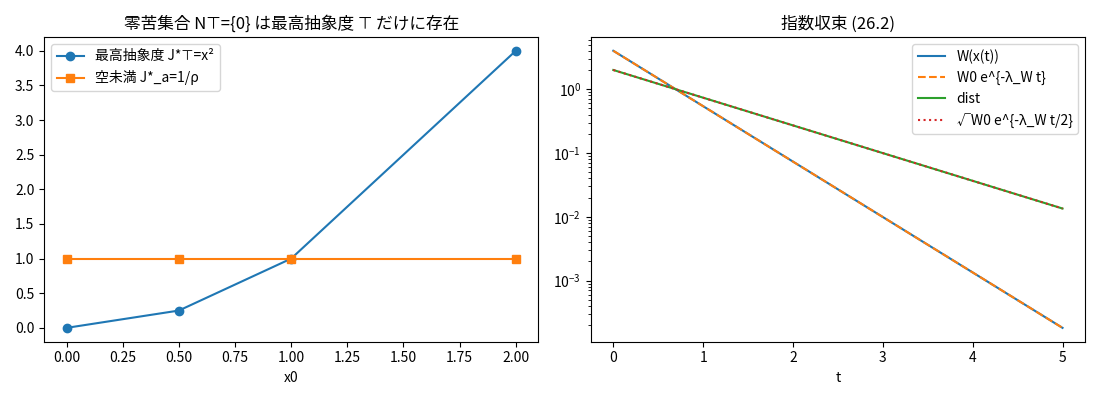

Here is the Python script that generated this plot:
"""
定理26 (涅槃寂静定理) の最小トイ例  ※数値シミュレーション。証明ではない
-----------------------------------------------------------------------------
原文: 零残余苦価値集合 𝒩⊤(T)={x∈ℬalive | J*⊤,ρ(x,T)=0}。条件26-A (Lyapunov W:
      c1 dist² ≤ W ≤ c2 dist²,  D⁺W ≤ −λW) のもとで
      W(x(t),t) ≤ W(x(T),T) e^{−λ(t−T)},  dist ≤ √(W0/c1) e^{−λ(t−T)/2} → 0。
      J*→0 (26.C)。寂静 = 零苦不変集合への所属(物理的静止ではない)。
      ※ θ>0 の劣位集合 {V≤θ} に入っても得られるのは苦の「有界化」で、滅尽ではない。
      ※ 空未満の層では 24-A により PZS は不成立(26.3)。

トイ: ẋ=−λx (λ=1), 最高抽象度の走行コスト V⊤=3x², 割引 ρ=1。
      J*(x)=∫e^{−ρt}·3x²e^{−2λt}dt = 3x²/(ρ+2λ) = x² (数値積分で確認)。𝒩⊤={0}, W=x²。
      空未満の層 a: 走行コスト一定 1 → J*_a=1/ρ>0 (どの x でも零苦不能)。

Lean 対応: Tomabechi/Examples/Theorem26_ValueZeroSet.lean (既存 Theorem24_26_Model.lean と同一パラメータ)
"""
# %% 準備
import numpy as np
import matplotlib.pyplot as plt
import logging; logging.getLogger("matplotlib.font_manager").setLevel(logging.ERROR)  # フォント警告を抑制
try:
    import japanize_matplotlib  # Colab: !pip -q install japanize-matplotlib
except Exception:
    plt.rcParams["font.family"] = ["Noto Sans CJK JP", "IPAexGothic", "sans-serif"]

lam, rho = 1.0, 1.0
t = np.linspace(0, 40, 400001); dt = t[1] - t[0]
def J(x0, cost):                                   # 割引無限地平コスト(台形則)
    f = np.exp(-rho * t) * cost(x0 * np.exp(-lam * t))
    return ((f[1:] + f[:-1]) / 2).sum() * dt
x0s = np.array([0.0, 0.5, 1.0, 2.0])
J_top = np.array([J(x, lambda x: 3 * x**2) for x in x0s])
J_sub = np.array([J(x, lambda x: np.ones_like(x)) for x in x0s])

x = 2.0 * np.exp(-lam * t); W = x**2               # W=x², c1=c2=1, λ_W=2λ
bound = W[0] * np.exp(-2 * lam * t)                # (26.B) の指数評価(等号)
dist = np.abs(x); dist_bound = np.sqrt(W[0]) * np.exp(-2 * lam * t / 2)

# 有界化との違い: 「V≤θ に入った」だけでは J*>0 のまま
theta = 0.75; x_in = np.sqrt(theta / 3)            # 劣位集合 {3x²≤θ} の境界
J_in = J(x_in, lambda x: 3 * x**2)

# %% 可視化
K = int(5 / dt)                                    # 0〜5 秒を表示
fig, ax = plt.subplots(1, 2, figsize=(11, 4))
ax[0].plot(x0s, J_top, "o-", label="最高抽象度 J*⊤=x²"); ax[0].plot(x0s, J_sub, "s-", label="空未満 J*_a=1/ρ")
ax[0].set_title("零苦集合 N⊤={0} は最高抽象度 ⊤ だけに存在"); ax[0].legend(); ax[0].set_xlabel("x0")
ax[1].semilogy(t[:K], W[:K], label="W(x(t))"); ax[1].semilogy(t[:K], bound[:K], "--", label="W0 e^{-λ_W t}")
ax[1].semilogy(t[:K], dist[:K], label="dist"); ax[1].semilogy(t[:K], dist_bound[:K], ":", label="√W0 e^{-λ_W t/2}"); ax[1].legend(); ax[1].set_xlabel("t"); ax[1].set_title("指数収束 (26.2)")
plt.tight_layout(); plt.show()

# %% 数値確認
print("J*⊤ =", np.round(J_top, 4), " J*_a =", np.round(J_sub, 4), " θ境界でも J* =", round(J_in, 4))
assert np.allclose(J_top, x0s**2, atol=1e-3) and J_top[0] == 0
assert np.allclose(J_sub, 1 / rho, atol=1e-3)               # 空未満は常に正
assert np.all(W <= bound * (1 + 1e-9)) and np.all(dist <= dist_bound * (1 + 1e-9))
assert J_in > 0.2                                           # 有界化(苦が残る) ≠ 滅尽
